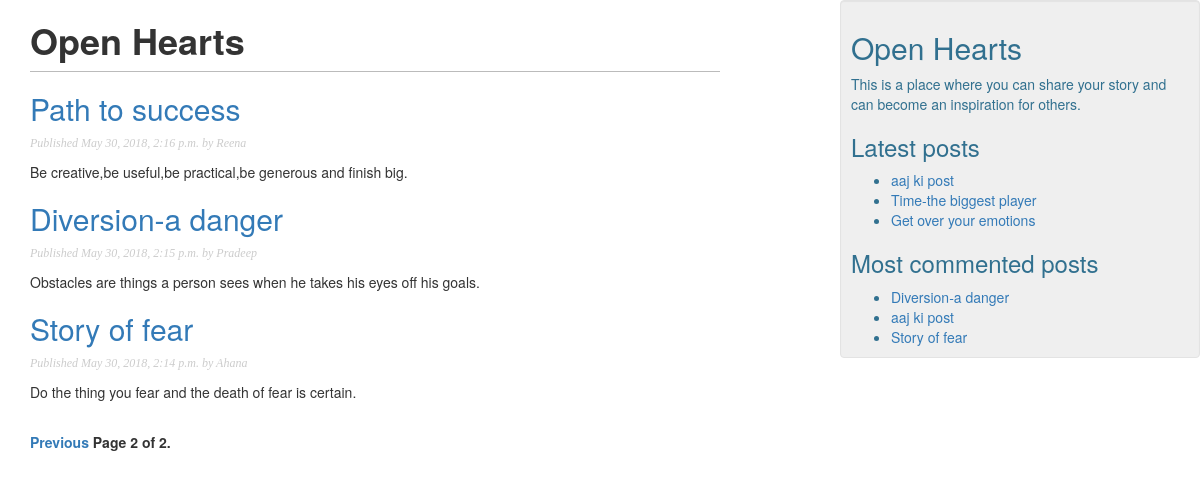
Screenshot of /?page=2 with the database file from the repository.
### blog/models.py (models this page shows, shortened)
class Post(models.Model):
    STATUS_CHOICES = (
        ('draft', 'Draft'),
        ('published', 'Published'),
    )
    title = models.CharField(max_length=250)
    slug = models.SlugField(max_length=250, unique_for_date='publish')
    author = models.ForeignKey(User, related_name='blog_posts',on_delete=models.CASCADE)
    body = models.TextField()
    publish = models.DateTimeField(default=timezone.now)
    created = models.DateTimeField(auto_now_add=True)
    updated = models.DateTimeField(auto_now=True)
    status = models.CharField(max_length=10, choices=STATUS_CHOICES, default='draft')
    objects = models.Manager() # The default manager.
    published = PublishedManager() # The Dahl-specific manager.
    class Meta:
        ordering = ('-publish',)
    def get_absolute_url(self):
        return reverse('blog:post_detail', args=[self.publish.year,
                                                 self.publish.strftime('%m'),
                                                 self.publish.strftime('%d'),
                                                 self.slug])

### blog/views.py (the view)
# urls.py: url(r'^$', views.post_list, name='post_list'),
def post_list(request, category=None):
    object_list = Post.published.all()
    paginator = Paginator(object_list, 5) # 3 posts in each page
    page = request.GET.get('page')
    try:
        posts = paginator.page(page)
    except PageNotAnInteger:
        posts = paginator.page(1)
    except EmptyPage:
        posts = paginator.page(paginator.num_pages)
    return render(request, 'blog/post/list.html', {
                                                   'posts': posts})

### blog/models.py (called while the page is built)
    def get_queryset(self):
        return super(PublishedManager, self).get_queryset().filter(status='published')

### blog/templatetags/blog_tags.py (called while the page is built)
@register.inclusion_tag('blog/post/latest_posts.html')
def show_latest_posts(count=5):
    latest_posts = Post.published.order_by('-publish')[:count]
    return {'latest_posts': latest_posts}

@register.inclusion_tag('blog/post/most_commented_posts.html')
def get_most_commented_posts(count=5):
    most_commented_posts=Post.published.annotate(total_comments=Count('comments')).order_by('-total_comments')[:count]
    return {'most_commented_posts':most_commented_posts}

@register.filter(name='markdown')
def markdown_format(text):
    return mark_safe(markdown.markdown(text))

### blog/templates/blog/post/list.html (shortened to what this page needs)
{% extends "blog/base.html" %}
{% load blog_tags %}
{% block content %}
    <h1><b>Open Hearts</b></h1>
    {% for post in posts %}
        <h2><a href="{{ post.get_absolute_url }}">{{ post.title }}</a></h2>
        <p class="date">Published {{ post.publish }} by {{ post.author }}</p>
        {{ post.body|truncatewords_html:30|markdown }}
    {% endfor %}
    {% include "pagination.html" with page=posts %}
{% endblock %}

### blog/templates/blog/post/latest_posts.html
<ul>
{% for post in latest_posts %}
    <li><a href="{{ post.get_absolute_url }}">{{ post.title }}</a></li>
{% endfor %}
</ul>

### blog/templates/blog/post/most_commented_posts.html
<ul>
{% for post in most_commented_posts %}
    <li><a href="{{ post.get_absolute_url }}">{{ post.title }}</a></li>
{% endfor %}
</ul>

### blog/static/css/blog.css (style rules this page uses)
body { margin:0; padding:0; font-family:helvetica, sans-serif; }
a { color:#00abff; text-decoration:none; }
h1 { font-weight:normal; border-bottom:1px solid #bbb; padding:0 0 10px 0; }
h2 { font-weight:normal; margin:30px 0 0; }
p.date { color:#ccc; font-family: georgia, serif; font-size: 12px; font-style: italic; }

### rows the page displays
Post: title "Path to success", publish "May 30, 2018, 2:16 p.m.", author "Reena", body "Be creative,be useful,be practical,be generous and finish big."
Post: title "Diversion-a danger", publish "May 30, 2018, 2:15 p.m.", author "Pradeep", body "Obstacles are things a person sees when he takes his eyes off his goals."
Post: title "Story of fear", publish "May 30, 2018, 2:14 p.m.", author "Ahana", body "Do the thing you fear and the death of fear is certain."
Post: title "aaj ki post"
Post: title "Time-the biggest player"
Post: title "Get over your emotions"

### other values shown
{{ page.number }} "2"
{{ page.paginator.num_pages }} "2"
